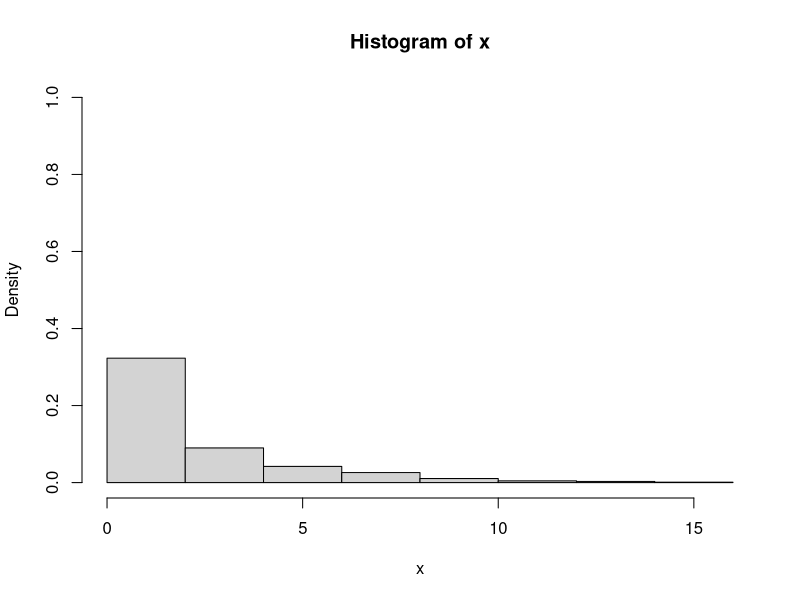
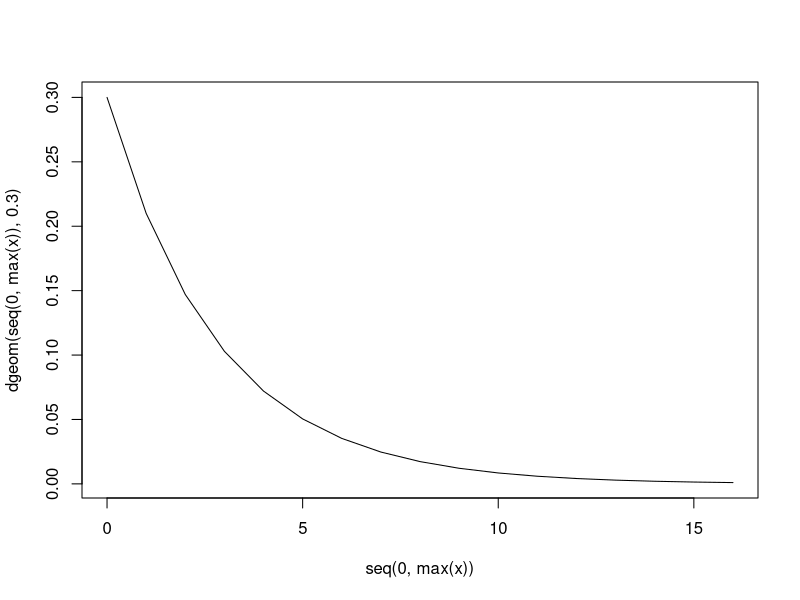
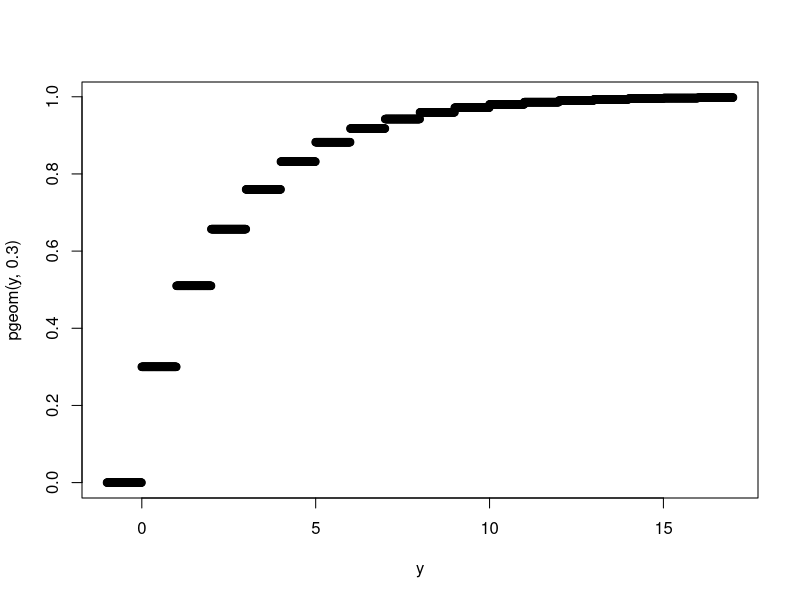

These charts were generated, in order, by the following R code:
## ---- chunk 1
knitr::opts_chunk$set(echo = TRUE)
## ---- chunk 2
#1 Generate 1000 random numbers from geometric distribution with p = 0.3
x <- rgeom(1000, 0.3)

#2 Make a histogram for the random numbers
hist(x, ylim=c(0,1), freq=F)

#3 Make a density plot based on the true distribution
plot(x=seq(0,max(x)), y = dgeom(seq(0,max(x)), 0.3), type = "l" )

#4 Make a CDF plot based on the true distribution
y <- seq(-1,(max(x)+1), by=0.01)
plot(y, pgeom(y,0.3))

